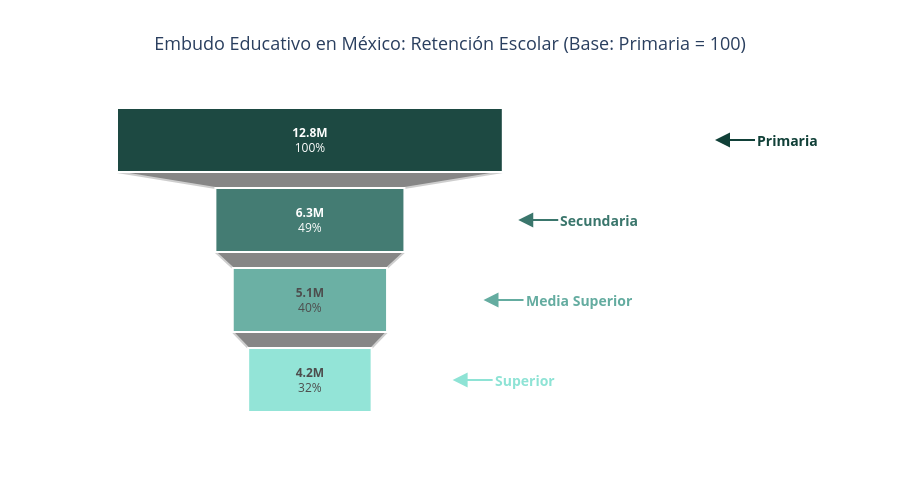

Notebook code cell kept with this figure:
### Code cell
# Crear el embudo con plotly.graph_objects para tener control total de colores
fig = go.Figure(go.Funnel(
    y=stages,
    x=valores,
    text=text_labels,
    textposition="inside",
    textinfo="text",
    marker=dict(
        color=colors,
        line=dict(color="white", width=2)
    ),
    connector=dict(line=dict(color="#cccccc", width=2)),
    opacity=0.95
))

# Crear anotaciones con flechas que apuntan a cada nivel del embudo
annotations = []
for i, (stage, color, val) in enumerate(zip(stages, colors, valores)):
    annotations.append(dict(
        x=val + 5,
        y=stage,
        xref='x',
        yref='y',
        text=f"<b>{stage}</b>",
        showarrow=True,
        arrowhead=2,
        arrowsize=1.5,
        arrowwidth=2,
        arrowcolor=color,
        font=dict(color=color, size=14),
        ax=40,
        ay=0,
        align='left',
        xanchor='left'
    ))

# Actualizar el diseño
fig.update_layout(
    title={
        'text': 'Embudo Educativo en México: Retención Escolar (Base: Primaria = 100)',
        'x': 0.5,
        'xanchor': 'center',
        'font': {'size': 18}
    },
    height=500,
    width=900,
    showlegend=False,
    paper_bgcolor="white",
    plot_bgcolor="white",
    annotations=annotations,
    yaxis=dict(showticklabels=False)
)

# Actualizar ejes
fig.update_xaxes(title_text="% respecto a Primaria")

fig.show()

### Figure 1 — Plotly figure (JSON) as saved in the notebook; plotly's stock layout.template omitted (floating-point values rounded to 4 significant figures)
{"data": [{"connector": {"line": {"color": "#cccccc", "width": 2}}, "marker": {"color": ["#114038", "#3a766c", "#64aca0", "#8ee3d5"], "line": {"color": "white", "width": 2}}, "opacity": 0.95, "text": ["<b>12.8M</b><br>100%", "<b>6.3M</b><br>49%", "<b>5.1M</b><br>40%", "<b>4.2M</b><br>32%"], "textinfo": "text", "textposition": "inside", "type": "funnel", "x": [100, 49, 40, 32], "y": ["Primaria", "Secundaria", "Media Superior", "Superior"]}], "layout": {"annotations": [{"align": "left", "arrowcolor": "#114038", "arrowhead": 2, "arrowsize": 1.5, "arrowwidth": 2, "ax": 40, "ay": 0, "font": {"color": "#114038", "size": 14}, "showarrow": true, "text": "<b>Primaria</b>", "x": 105, "xanchor": "left", "xref": "x", "y": "Primaria", "yref": "y"}, {"align": "left", "arrowcolor": "#3a766c", "arrowhead": 2, "arrowsize": 1.5, "arrowwidth": 2, "ax": 40, "ay": 0, "font": {"color": "#3a766c", "size": 14}, "showarrow": true, "text": "<b>Secundaria</b>", "x": 54, "xanchor": "left", "xref": "x", "y": "Secundaria", "yref": "y"}, {"align": "left", "arrowcolor": "#64aca0", "arrowhead": 2, "arrowsize": 1.5, "arrowwidth": 2, "ax": 40, "ay": 0, "font": {"color": "#64aca0", "size": 14}, "showarrow": true, "text": "<b>Media Superior</b>", "x": 45, "xanchor": "left", "xref": "x", "y": "Media Superior", "yref": "y"}, {"align": "left", "arrowcolor": "#8ee3d5", "arrowhead": 2, "arrowsize": 1.5, "arrowwidth": 2, "ax": 40, "ay": 0, "font": {"color": "#8ee3d5", "size": 14}, "showarrow": true, "text": "<b>Superior</b>", "x": 37, "xanchor": "left", "xref": "x", "y": "Superior", "yref": "y"}], "height": 500, "paper_bgcolor": "white", "plot_bgcolor": "white", "showlegend": false, "title": {"font": {"size": 18}, "text": "Embudo Educativo en México: Retención Escolar (Base: Primaria = 100)", "x": 0.5, "xanchor": "center"}, "width": 900, "xaxis": {"title": {"text": "% respecto a Primaria"}}, "yaxis": {"showticklabels": false}}}
